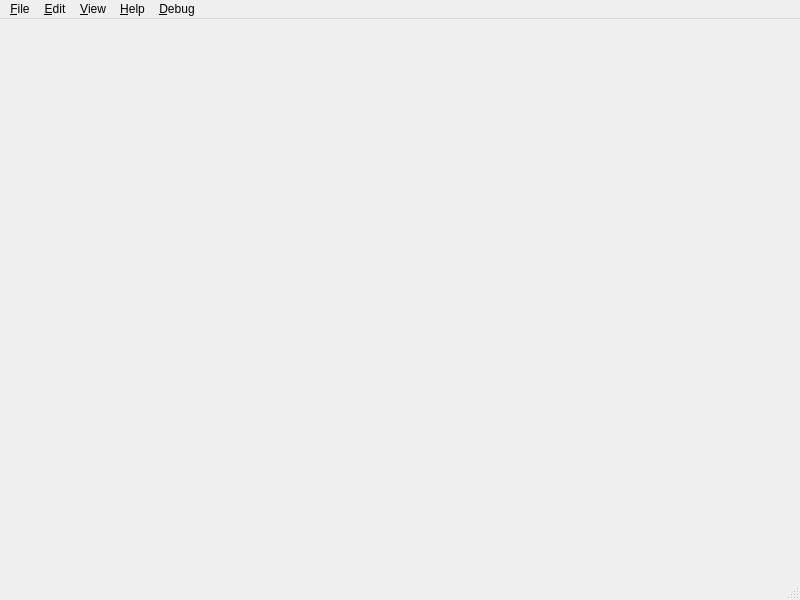
<?xml version="1.0" encoding="UTF-8"?>
<ui version="4.0">
 <class>MainWindow</class>
 <widget class="QMainWindow" name="MainWindow">
  <property name="geometry">
   <rect>
    <x>0</x>
    <y>0</y>
    <width>800</width>
    <height>600</height>
   </rect>
  </property>
  <property name="windowTitle">
   <string/>
  </property>
  <widget class="QWidget" name="centralWidget"/>
  <widget class="QMenuBar" name="menubar">
   <property name="geometry">
    <rect>
     <x>0</x>
     <y>0</y>
     <width>800</width>
     <height>22</height>
    </rect>
   </property>
   <widget class="QMenu" name="menuFile">
    <property name="title">
     <string>&amp;File</string>
    </property>
    <addaction name="actionOpen"/>
    <addaction name="separator"/>
    <addaction name="actionExit"/>
   </widget>
   <widget class="QMenu" name="menuEdit">
    <property name="title">
     <string>&amp;Edit</string>
    </property>
    <addaction name="actionFind"/>
    <addaction name="actionFindNext"/>
    <addaction name="actionFindPrevious"/>
    <addaction name="separator"/>
    <addaction name="actionPreferences"/>
   </widget>
   <widget class="QMenu" name="menuHelp">
    <property name="title">
     <string>&amp;Help</string>
    </property>
    <addaction name="actionAboutQt"/>
    <addaction name="actionAboutYata"/>
   </widget>
   <widget class="QMenu" name="menuView">
    <property name="title">
     <string>&amp;View</string>
    </property>
    <addaction name="actionRefresh"/>
    <addaction name="actionFollowTail"/>
   </widget>
   <widget class="QMenu" name="menuDebug">
    <property name="title">
     <string>&amp;Debug</string>
    </property>
    <addaction name="actionFullLayout"/>
    <addaction name="actionPartialLayout"/>
    <addaction name="actionAutomaticLayout"/>
    <addaction name="separator"/>
    <addaction name="actionDebugWindow"/>
   </widget>
   <addaction name="menuFile"/>
   <addaction name="menuEdit"/>
   <addaction name="menuView"/>
   <addaction name="menuHelp"/>
   <addaction name="menuDebug"/>
  </widget>
  <widget class="QStatusBar" name="statusbar"/>
  <action name="actionOpen">
   <property name="text">
    <string>&amp;Open</string>
   </property>
   <property name="shortcut">
    <string>Ctrl+O</string>
   </property>
  </action>
  <action name="actionExit">
   <property name="text">
    <string>&amp;Exit</string>
   </property>
   <property name="shortcut">
    <string>Ctrl+Q</string>
   </property>
  </action>
  <action name="actionFind">
   <property name="text">
    <string>&amp;Find</string>
   </property>
   <property name="shortcut">
    <string>Ctrl+F</string>
   </property>
  </action>
  <action name="actionFindNext">
   <property name="text">
    <string>Find &amp;next</string>
   </property>
   <property name="shortcut">
    <string>F3</string>
   </property>
  </action>
  <action name="actionFindPrevious">
   <property name="text">
    <string>Find p&amp;revious</string>
   </property>
   <property name="shortcut">
    <string>Shift+F3</string>
   </property>
  </action>
  <action name="actionAboutQt">
   <property name="text">
    <string>About &amp;Qt...</string>
   </property>
  </action>
  <action name="actionAboutYata">
   <property name="text">
    <string>&amp;About $APPNAME$...</string>
   </property>
  </action>
  <action name="actionRefresh">
   <property name="text">
    <string>Refresh</string>
   </property>
   <property name="shortcut">
    <string>F5</string>
   </property>
  </action>
  <action name="actionFollowTail">
   <property name="checkable">
    <bool>true</bool>
   </property>
   <property name="checked">
    <bool>true</bool>
   </property>
   <property name="text">
    <string>Follow tail</string>
   </property>
  </action>
  <action name="actionPreferences">
   <property name="text">
    <string>&amp;Preferences</string>
   </property>
  </action>
  <action name="actionFullLayout">
   <property name="checkable">
    <bool>true</bool>
   </property>
   <property name="text">
    <string>&amp;Full Layout</string>
   </property>
   <property name="visible">
    <bool>true</bool>
   </property>
  </action>
  <action name="actionPartialLayout">
   <property name="checkable">
    <bool>true</bool>
   </property>
   <property name="text">
    <string>&amp;Partial Layout</string>
   </property>
  </action>
  <action name="actionAutomaticLayout">
   <property name="checkable">
    <bool>true</bool>
   </property>
   <property name="text">
    <string>&amp;Automatic Layout</string>
   </property>
  </action>
  <action name="actionDebugWindow">
   <property name="text">
    <string>Debug &amp;Window</string>
   </property>
  </action>
 </widget>
 <resources/>
 <connections/>
</ui>
